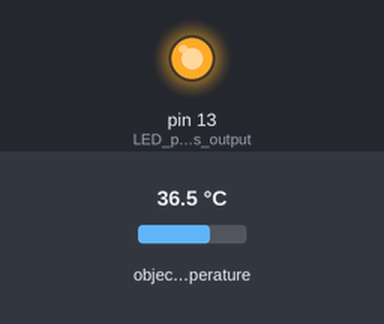
Bench run of a sketch on a simulated Arduino Uno, built with avr-gcc and run on an emulated ATmega328P. On the bench: output pins drawn as LEDs (lit = HIGH). The test bench sets the inputs (shaded band); at power-on: object temperature 36.5 °C. What the sketch prints to the serial monitor is not drawn.

Above: at 3.5 s.
At 7.5 s:
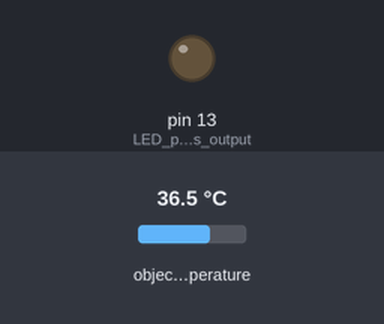
Timing chart, 0 to 10.4 s (numbered marks = the images above):
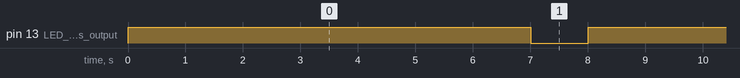

The sketch:

sketch_SensorDeTemp.ino
```cpp
/******************************************************************************
MLX90614_Serial_Demo.ino
Serial output example for the MLX90614 Infrared Thermometer

This example reads from the MLX90614 and prints out ambient and object
temperatures every half-second or so. Open the serial monitor and set the
baud rate to 9600.

Hardware Hookup (if you're not using the eval board):
MLX90614 ------------- Arduino
  VDD ------------------ 3.3V
  VSS ------------------ GND
  SDA ------------------ SDA (A4 on older boards)
  SCL ------------------ SCL (A5 on older boards)

An LED can be attached to pin 8 to monitor for any read errors.

Jim Lindblom @ SparkFun Electronics
October 23, 2015
https://github.com/sparkfun/SparkFun_MLX90614_Arduino_Library

Development environment specifics:
Arduino 1.6.5
SparkFun IR Thermometer Evaluation Board - MLX90614
******************************************************************************/

#include <Wire.h> // I2C library, required for MLX90614
#include <SparkFunMLX90614.h> //Click here to get the library: http://librarymanager/All#Qwiic_IR_Thermometer by SparkFun

IRTherm therm; // Create an IRTherm object to interact with throughout

void setup()
{
  Serial.begin(9600); // Initialize Serial to log output
  Wire.begin(); //Joing I2C bus

  if (therm.begin() == false){ // Initialize thermal IR sensor
    //Serial.println("Qwiic IR thermometer did not acknowledge! Freezing!");
    while(1);
  }
  //Serial.println("Qwiic IR Thermometer did acknowledge.");

  therm.setUnit(TEMP_C); // Set the library's units to Farenheit
  // Alternatively, TEMP_F can be replaced with TEMP_C for Celsius or
  // TEMP_K for Kelvin.

  pinMode(LED_BUILTIN, OUTPUT); // LED pin as output
}

void loop()
{
  digitalWrite(LED_BUILTIN, HIGH);

  // Call therm.read() to read object and ambient temperatures from the sensor.
  if (therm.read()) // On success, read() will return 1, on fail 0.
  {
    // Use the object() and ambient() functions to grab the object and ambient
  // temperatures.
  // They'll be floats, calculated out to the unit you set with setUnit().
    Serial.print( String(therm.object(), 2));
    delay(7000);
    //Serial.println("C");
    //Serial.print("Ambient: " + String(therm.ambient(), 2));
    //Serial.println("C");
    Serial.println();
  }
  digitalWrite(LED_BUILTIN, LOW);
  delay(1000);
}
```

Measured:
- by itself, pin 13 (LED_pin_as_output): alternates HIGH for 7.0 s and LOW for 1.0 s
